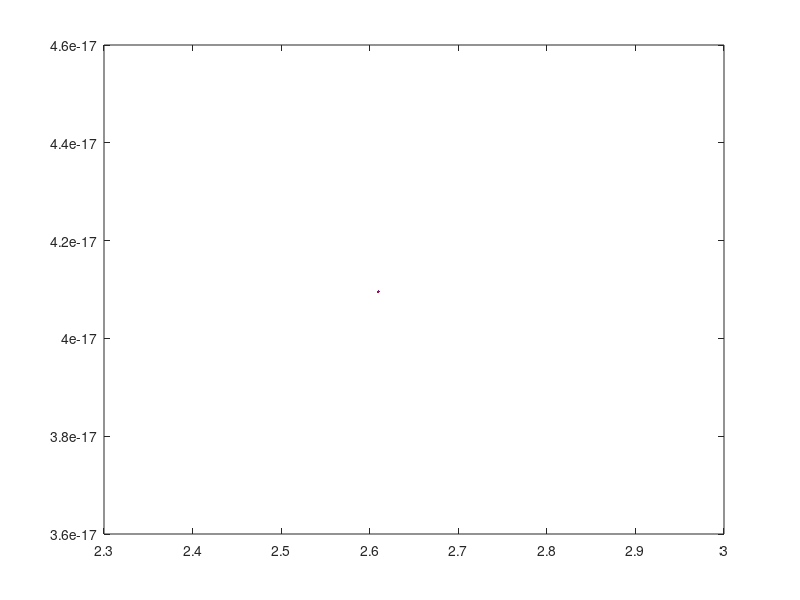

Recreate this plot in MATLAB.
h = 6.626*10^(-34);
c = 3*10^(8);
m =  9.1091*10^(-31)
lambda = 2426*10^(-12)
E1 = h*c/lambda;
i = 1;
for theta = 110/180*pi:0.01:150/180*pi;
E2(i) = E1./(1+(1-cos(theta).*E1./m./c^2));
i = i+1;
end
plot(theta,E2)